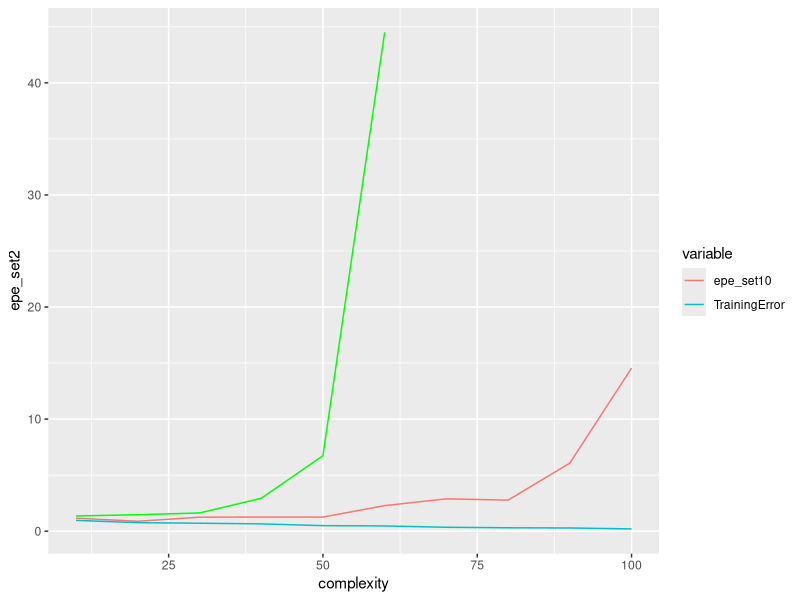

Source code (R):
## ---- chunk 1
knitr::opts_chunk$set(echo = TRUE)
## ---- chunk 2
library("tidyverse")
## ---- chunk 3
set.seed(33)
BuildData <- function(N,p){
  X <- matrix(rnorm(N))
  for(i in 1:(p-1)){
    X <- cbind(X,matrix(rnorm(N)))
  }
  coe <- rnorm(p)
  e <- rnorm(N,mean=0, sd=1)
  y <- X %*% coe + e
  myData = data.frame(y,X)
  return(myData)
}

leastSquare <- function(N,data){
  y_data <- data$y
  model <- lm(y ~.,data)
  LS_solution = sum((y_data - fitted(model))^2)
  TrainError = LS_solution/N
  result <- c(LS_solution,TrainError)
  return (result)
}

df_total = data.frame()
for(i in seq(from=10, to=100, by=10)){
  dataset <- BuildData(125,i)
  df <- data.frame(t(leastSquare(125,dataset)))
  df_total <- rbind(df_total,df)
}
colnames(df_total) <- c("LeastSquare Solution","Training Error")
df_total
## ---- chunk 4
set.seed(33)
crossValidation <- function(k,data){
  #cv_MSE = rep(0, k)
  shuffled_data <- data[sample(nrow(data)),]
  folds <- cut(seq(1,nrow(shuffled_data)),breaks=k,labels=FALSE)
  loss <- c()
  for(i in 1:k){
    in_testIndex <- which(folds==i,arr.ind=TRUE)
    test_data <- shuffled_data[in_testIndex, ]
    train_data <- shuffled_data[-in_testIndex, ]
    CV_model <- lm(y~.,train_data)
    pred_y <- predict(CV_model,newdata = test_data)
    CV_err <- test_data$y - pred_y
    loss  <- append(loss,CV_err^2) 
  }
  epe <- sum(loss)/125
  return(epe)
}

epe_set2 <- c()
for(i in seq(from=10, to=100, by=10)){
  CV_dataset <- BuildData(125,i)
  epe_set2 <- c(epe_set2,crossValidation(2,CV_dataset))
  print(crossValidation(2,CV_dataset))
}
#epe_set2
## ---- chunk 5
set.seed(33)
epe_set10 <- c()
for(i in seq(from=10, to=100, by=10)){
  CV_dataset <- BuildData(125,i)
  epe_set10 <- c(epe_set10,crossValidation(10,CV_dataset))
  #print(crossValidation(10,CV_dataset))
}
epe_set10
## ---- chunk 6
library(ggplot2)
library(reshape)
## ---- chunk 7
set.seed(33)
complexity <- c(10,20,30,40,50,60,70,80,90,100)
df_epe2 <- data.frame(complexity[1:6],epe_set2[1:6])
colnames(df_epe2) <- c('complexity','epe_set2')
df_other <- data.frame(complexity,epe_set10,df_total$`Training Error`)
colnames(df_other) <- c('complexity','epe_set10','TrainingError')
Molten <- melt(df_other, id.vars = "complexity")
ggplot()+geom_line(data=df_epe2, aes(x=complexity, y=epe_set2), color='green') + 
geom_line(data=Molten, aes(x=complexity, y=value,colour = variable))
